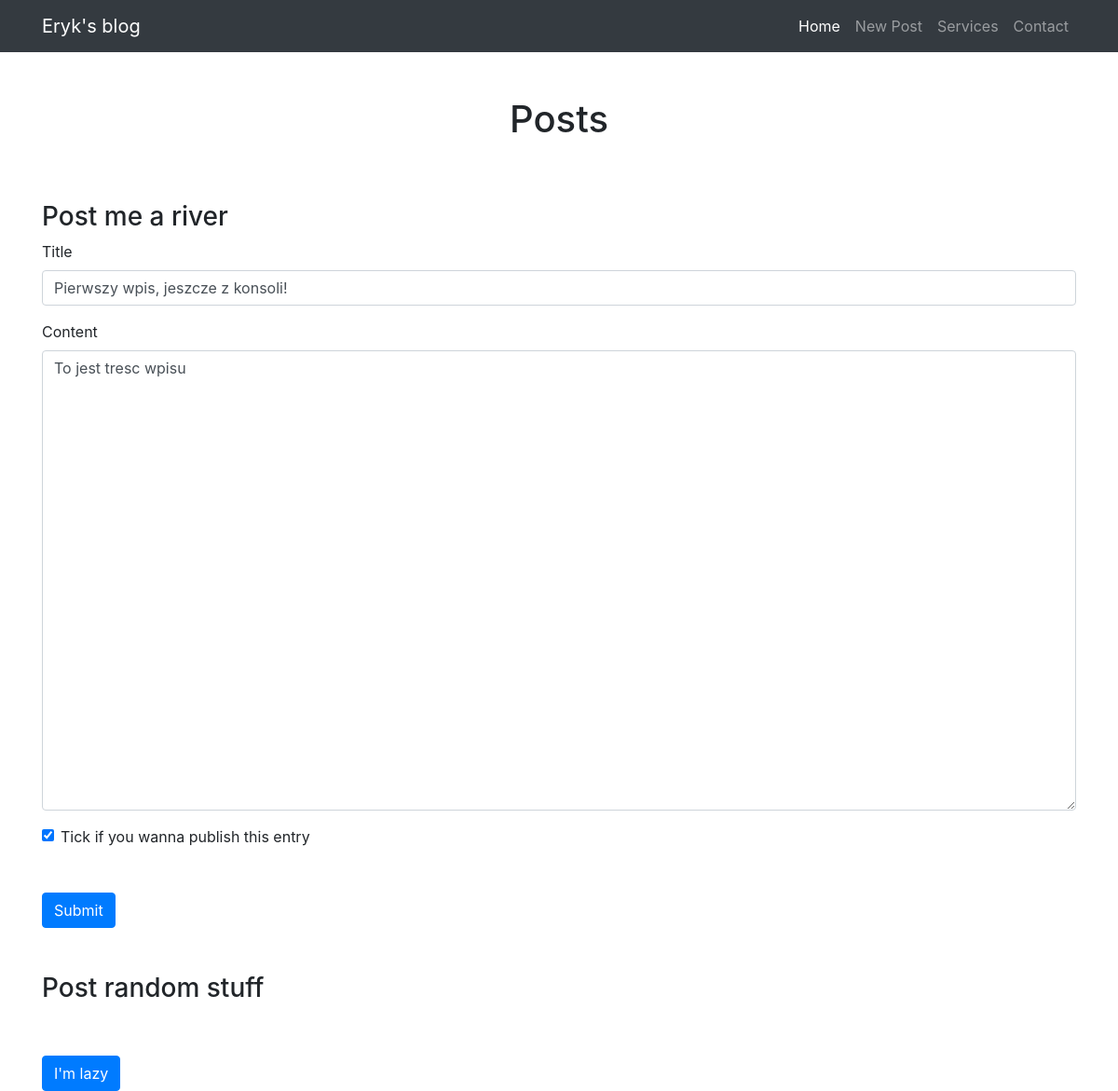
The page /edit-post/1 on the database its author committed.
### blog/models.py (models this page shows)
class Entry(db.Model):
    id = db.Column(db.Integer, primary_key=True)
    title = db.Column(db.String(80), nullable=False)
    body = db.Column(db.Text, nullable=False)
    pub_date = db.Column(db.DateTime, nullable=False,
        default=datetime.datetime.utcnow)
    is_published = db.Column(db.Boolean, default=False)

### blog/routes.py (the view)
@app.route("/edit-post/<int:entry_id>", methods=["GET", "POST"])
def edit_entry(entry_id):
   entry = Entry.query.filter_by(id=entry_id).first_or_404()
   form = EntryForm(obj=entry)
   errors = None
   if request.method == 'POST':
       if form.validate_on_submit():
           form.populate_obj(entry)
           db.session.commit()
       else:
           errors = form.errors
   return render_template("entry_form.html", form=form, errors=errors)

### blog/forms.py
class EntryForm(FlaskForm):
    title = StringField('Title', validators=[DataRequired()])
    body = TextAreaField('Content', validators=[DataRequired()])
    is_published = BooleanField('Is published?')

### blog/templates/entry_form.html (shortened to what this page needs)
{% extends "index.html" %}
{% block content %}
<h3 class="mt-5">Post me a river</h3>
<form method="POST" action="/create">
    <div class="form-group">
        <label for="title">Title</label>
        {{ form.title(class_="form-control") }}
    </div>
    <div class="form-group">
        <label for="body">Content</label>
        {{ form.body(class_="form-control", cols="100", rows="20") }}
    </div>
    <div class="form-check">
        {{ form.is_published(class_="form-check-input") }}
        <label class="form-check-label" for="is_published">Tick if you wanna publish this entry</label>
    </div>
    <button type="submit" class="btn btn-primary mt-5">Submit</button>
</form>
<h3 class="mt-5">Post random stuff</h3>
<form method="POST" action="/random">
    <button type="submit" class="btn btn-primary mt-5">I'm lazy</button>
</form>
{% endblock %}

### rows shown on the page
Entry: title "Pierwszy wpis, jeszcze z konsoli!", body "To jest tresc wpisu", is_published "☑"
